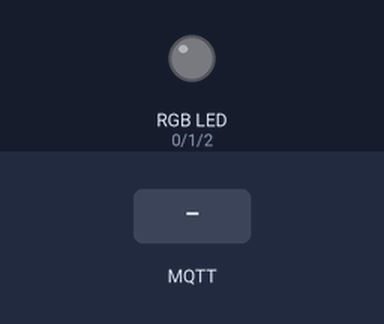
The sketch below on a simulated ESP32. Shown: an RGB LED mixed from three pins (HIGH = lit). The inputs (shaded band) are chosen by the test bench. Dim RGB values are drawn brighter than linear; WiFi joins after 1.5 s; servers stay silent unless stated; no MQTT or app messages arrive unless stated; what the sketch prints to the serial monitor is not drawn.

Above: at 2.7 s.
2.8 s: MQTT message "5" arrives on the first subscribed topic
At 3.4 s:
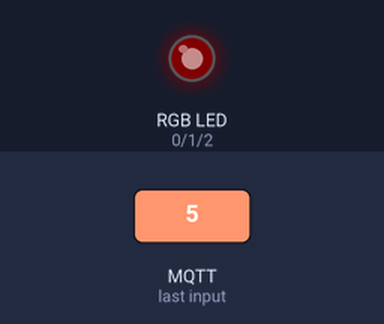
4.5 s: MQTT message "5" arrives on the second subscribed topic
At 5.7 s:
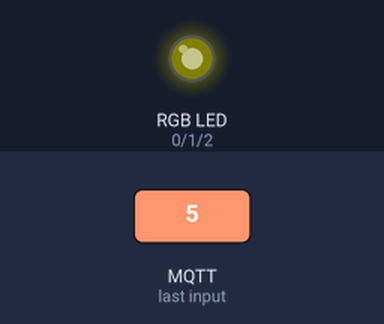
6.0 s: MQTT message "5" arrives on the third subscribed topic
At 6.9 s:
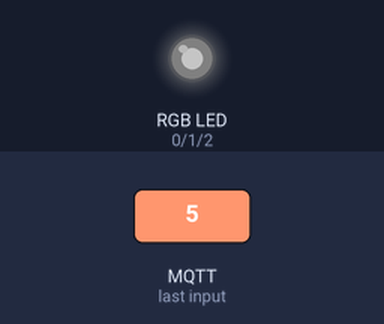
7.5 s: MQTT message "Luan/LedPotR" arrives on the first subscribed topic
At 8.1 s:
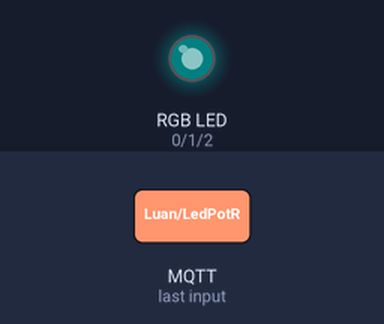
9.0 s: MQTT message "90" arrives on the first subscribed topic
At 10.2 s:
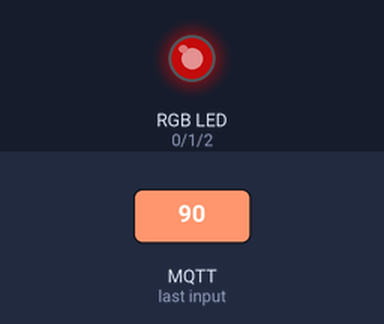
10.5 s: MQTT message "200" arrives on the first subscribed topic
At 11.6 s:
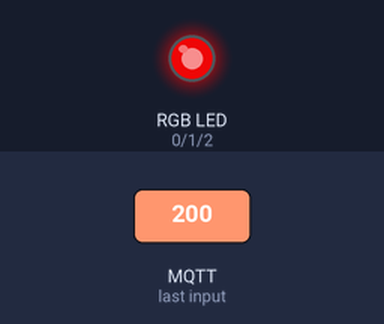
Timing chart, 0 to 13.0 s (numbered marks = the images above; inputs shaded):
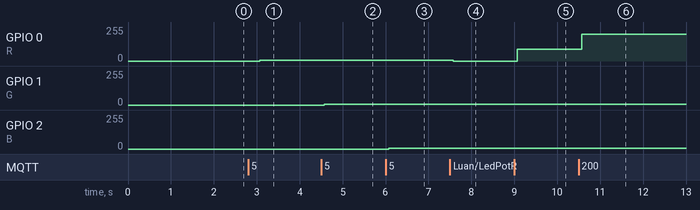

The sketch:

sketch.ino
```cpp
#include <stdio.h>
#include <errno.h>
#include <stdlib.h>
#include <PubSubClient.h>
#include <WiFi.h>

#define R 0
#define G 1
#define B 2

#define TopicPublish1 "Luan/LedPotR"
#define TopicPublish2 "Luan/LedPotG"
#define TopicPublish3 "Luan/LedPotB"

int potWifi;

/* Pegar valores individuais R(0-255) | G(0-255) | B(0-255) | */

#define ID_MQTT "esp32_mqtt_sem2_LUAN"

const char *SSID = "Wokwi-GUEST";
const char *PASSWORD = "";

const char *BROKER_MQTT = "broker.hivemq.com";

int BROKER_PORT = 1883;

WiFiClient espClient;         // Cria o objeto espClient
PubSubClient MQTT(espClient); // Instancia o Cliente MQTT passando o objeto espClient

void initWiFi(void);
void initMQTT(void);
void callbackMQTT(char *topic, byte *payload, unsigned int length);
void reconnectMQTT(void);
void reconnectWiFi(void);
void checkWiFIAndMQTT(void);


void initWiFi(void){
  delay(10);
  Serial.println("------Conexao WI-FI------");
  Serial.print("Conectando-se na rede: ");
  Serial.println(SSID);
  Serial.println("Aguarde");

  reconnectWiFi();
}

void initMQTT(void)
{
  MQTT.setServer(BROKER_MQTT, BROKER_PORT);
  MQTT.setCallback(callbackMQTT);
}

void callbackMQTT(char *topic, byte *payload, unsigned int length) {

  char pinos[3] = {R, G, B};

  char messageBuffer[30];
  memcpy(messageBuffer, payload, length);
  messageBuffer[length] = '\0';

  if(String(topic) == "Luan/LedPotR") {
    potWifi = strtol(messageBuffer, NULL, 10);
    analogWrite(pinos[0], potWifi);
  }
  if(String(topic) == "Luan/LedPotG") {
    potWifi = strtol(messageBuffer, NULL, 10);
    analogWrite(pinos[1], potWifi);
  }
  if(String(topic) == "Luan/LedPotB") {
    potWifi = strtol(messageBuffer, NULL, 10);
    analogWrite(pinos[2], potWifi);
  }

  Serial.printf("\n %s", topic);
  Serial.printf(": %d", potWifi);
  Serial.println();

}


void reconnectMQTT(void)
{
  while (!MQTT.connected()) {
    Serial.print("* Tentando se conectar ao Broker MQTT: ");
    Serial.println(BROKER_MQTT);
    if (MQTT.connect(ID_MQTT)) {
      Serial.println("Conectado com sucesso ao broker MQTT!");
      MQTT.subscribe(TopicPublish1);
      MQTT.subscribe(TopicPublish2);
      MQTT.subscribe(TopicPublish3);
    } else {
      Serial.println("Falha ao reconectar no broker.");
      Serial.println("Nova tentativa de conexao em 2 segundos.");
      delay(2000);
    }
  }
}

void checkWiFIAndMQTT(void) {
  if (!MQTT.connected())
    reconnectMQTT();

  reconnectWiFi();
}

void reconnectWiFi(void) {

  if (WiFi.status() == WL_CONNECTED)
    return;

  WiFi.begin(SSID, PASSWORD); // Conecta na rede WI-FI

  while (WiFi.status() != WL_CONNECTED) {
    delay(100);
    Serial.print(".");
  }

  Serial.println();
  Serial.print("Conectado com sucesso na rede ");
  Serial.print(SSID);
  Serial.println("IP obtido: ");
  Serial.println(WiFi.localIP());
}
void setup()
{
  Serial.begin(115200);

  pinMode(R, OUTPUT);
  pinMode(G, OUTPUT);
  pinMode(B, OUTPUT);

  initWiFi();

  initMQTT();
}
void loop() {

  checkWiFIAndMQTT();

  MQTT.loop();

  delay(1500);

}
```

Measured:
- after the input at 2.8 s, GPIO 0 (R): 0/255 → 5/255 after 0.27 s
- after the input at 4.5 s, GPIO 1 (G): 0/255 → 5/255 after 0.07 s
- after the input at 6.0 s, GPIO 2 (B): 0/255 → 5/255 after 0.07 s
- after the input at 7.5 s, GPIO 0 (R): 5/255 → 0/255 after 0.07 s
- after the input at 9.0 s, GPIO 0 (R): 0/255 → 90/255 after 0.07 s
- after the input at 10.5 s, GPIO 0 (R): 90/255 → 200/255 after 0.07 s
